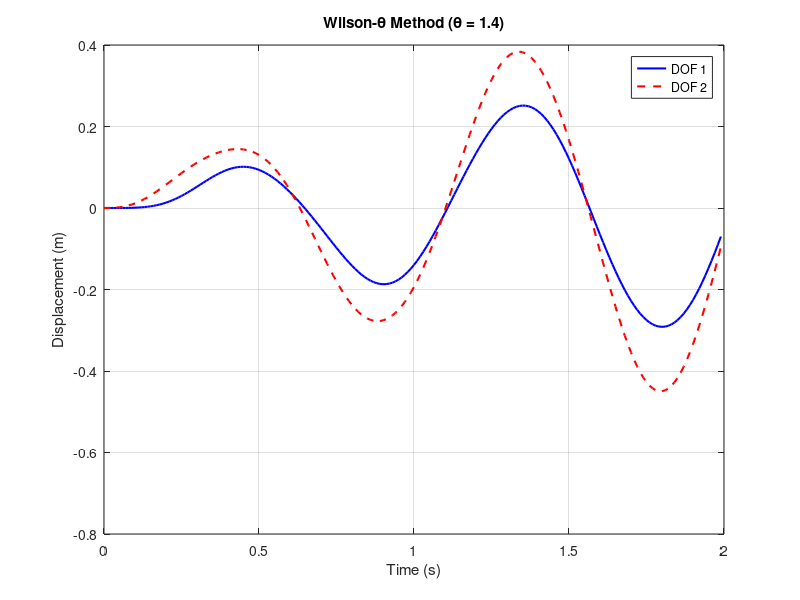

MATLAB code to generate this figure:
% Wilson-theta Method for 2 DOF System

clc; clear;

% System parameters
M = [2 0; 0 1];                   % Mass matrix
K = [400 -200; -200 200];        % Stiffness matrix

% Time parameters
dt = 0.01; T = 2;                 % Time step and total time
N = floor(T/dt);                 % Number of steps
theta = 1.4;                     % θ parameter (≥ 1.37 for stability)
dt_theta = theta * dt;

% Initialize arrays
u = zeros(2,N);                  % Displacement
v = zeros(2,N);                  % Velocity
a = zeros(2,N);                  % Acceleration
f = zeros(2,N);                  % External force

% Apply sinusoidal force to 2nd DOF
t = 0:dt:T-dt;
f(2,:) = 10 * sin(2*pi*t);

% Initial acceleration
a(:,1) = M \ (f(:,1) - K*u(:,1));

% Precompute constants
a0 = 6 / (dt_theta^2);
a1 = 3 / dt_theta;
a2 = 2 * a0;

% Effective stiffness matrix
Keff = K + a0 * M;

for n = 1:N-1
    % Interpolate external force at t + θΔt
    if n+1 <= N
        f_theta = f(:,n) + theta * (f(:,n+1) - f(:,n));
    else
        f_theta = f(:,n);  % Avoid indexing past end
    end

    % Effective force
    R = f_theta + M * (a0 * u(:,n) + a1 * v(:,n) + 2 * a(:,n));

    % Solve for displacement at t + θΔt
    u_theta = Keff \ R;

    % Compute acceleration and velocity at t + Δt
    a_next = a0 * (u_theta - u(:,n)) - a1 * v(:,n) - 2 * a(:,n);
    v_next = v(:,n) + (dt / 2) * (a(:,n) + a_next);
    u_next = u(:,n) + dt * v(:,n) + (dt^2 / 6) * (a(:,n) + a_next + 4 * a(:,n));  % Midpoint rule

    % Store results
    u(:,n+1) = u_next;
    v(:,n+1) = v_next;
    a(:,n+1) = a_next;
end

% Plot displacement
figure;
plot(t, u(1,:), 'b', 'LineWidth', 1.5); hold on;
plot(t, u(2,:), 'r--', 'LineWidth', 1.5);
xlabel('Time (s)'); ylabel('Displacement (m)');
legend('DOF 1','DOF 2');
title('Wilson-\theta Method (θ = 1.4)');
grid on;
